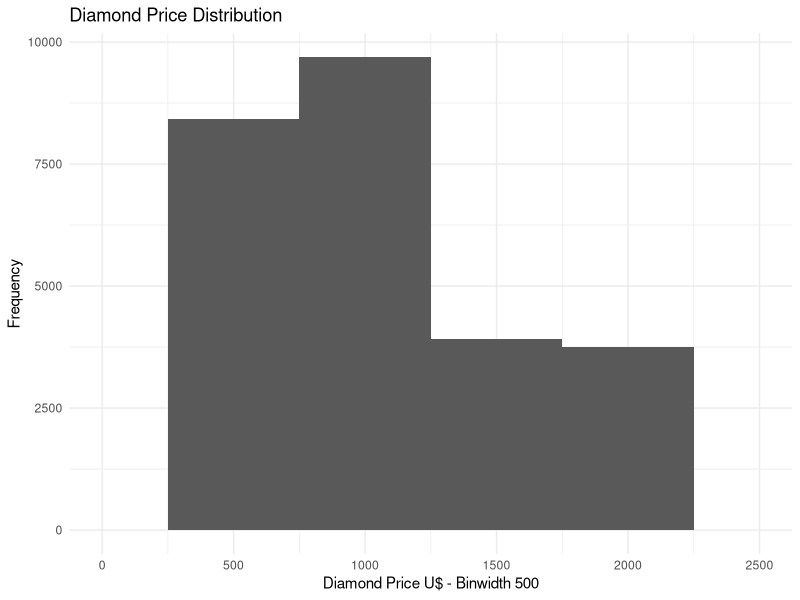

Recreate this plot in R.
require(ggplot2)
head(diamonds)
summary(diamonds)
sum(diamonds$price>1500)
median(diamonds$price)
ggplot(data=diamonds) + geom_histogram(binwidth=500, aes(x=diamonds$price)) + ggtitle("Diamond Price Distribution") + xlab("Diamond Price U$ - Binwidth 500") + ylab("Frequency") + theme_minimal() + xlim(0,2500)
